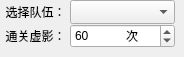
   <widget class="QWidget" name="useIllusion2FavorSetting">
    <widget class="QLabel" name="choiceTeam_label">
     <property name="geometry">
      <rect>
       <x>0</x>
       <y>0</y>
       <width>71</width>
       <height>24</height>
      </rect>
     </property>
     <property name="text">
      <string>选择队伍：</string>
     </property>
     <property name="alignment">
      <set>Qt::AlignCenter</set>
     </property>
     <property name="indent">
      <number>-1</number>
     </property>
    </widget>
    <widget class="QComboBox" name="choiceTeam_comboBox">
     <property name="geometry">
      <rect>
       <x>70</x>
       <y>0</y>
       <width>105</width>
       <height>24</height>
      </rect>
     </property>
    </widget>
    <widget class="QLabel" name="illusionTime_label">
     <property name="geometry">
      <rect>
       <x>0</x>
       <y>24</y>
       <width>71</width>
       <height>24</height>
      </rect>
     </property>
     <property name="text">
      <string>通关虚影：</string>
     </property>
     <property name="alignment">
      <set>Qt::AlignCenter</set>
     </property>
     <property name="indent">
      <number>-1</number>
     </property>
    </widget>
    <widget class="QSpinBox" name="favor_illusionToFavor_spinBox">
     <property name="geometry">
      <rect>
       <x>70</x>
       <y>24</y>
       <width>105</width>
       <height>24</height>
      </rect>
     </property>
     <property name="value">
      <number>60</number>
     </property>
    </widget>
    <widget class="QLabel" name="illusionTime_label_2">
     <property name="geometry">
      <rect>
       <x>120</x>
       <y>25</y>
       <width>24</width>
       <height>22</height>
      </rect>
     </property>
     <property name="text">
      <string>次</string>
     </property>
     <property name="alignment">
      <set>Qt::AlignCenter</set>
     </property>
     <property name="indent">
      <number>-1</number>
     </property>
    </widget>
   </widget>
